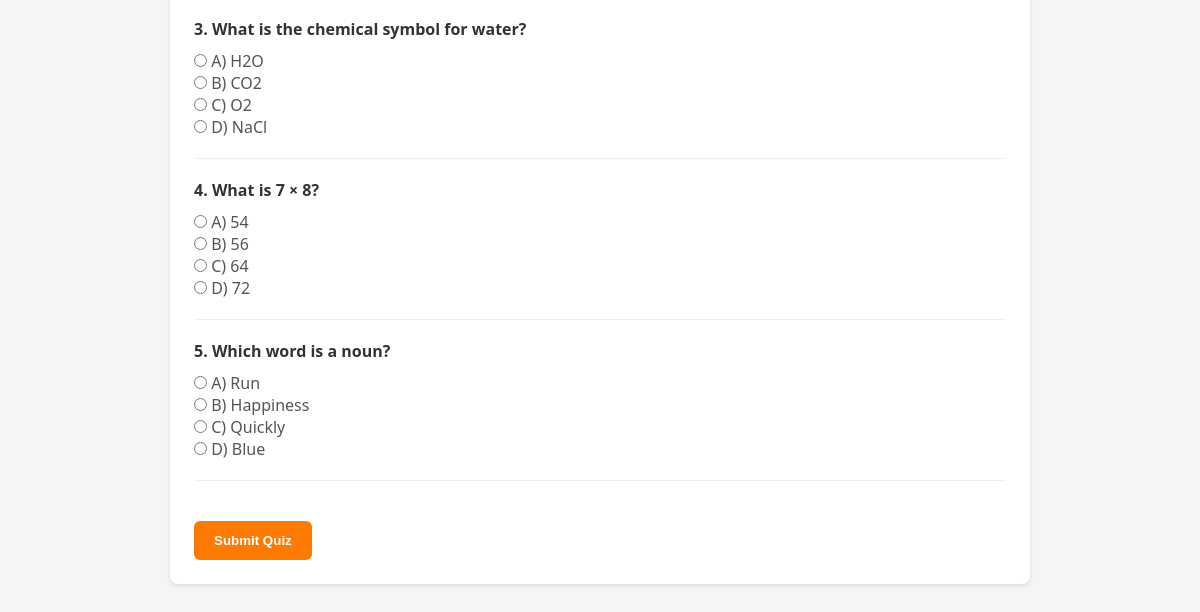
Page /student-quiz-assessment (signed in, lower part) on the earlier database version.
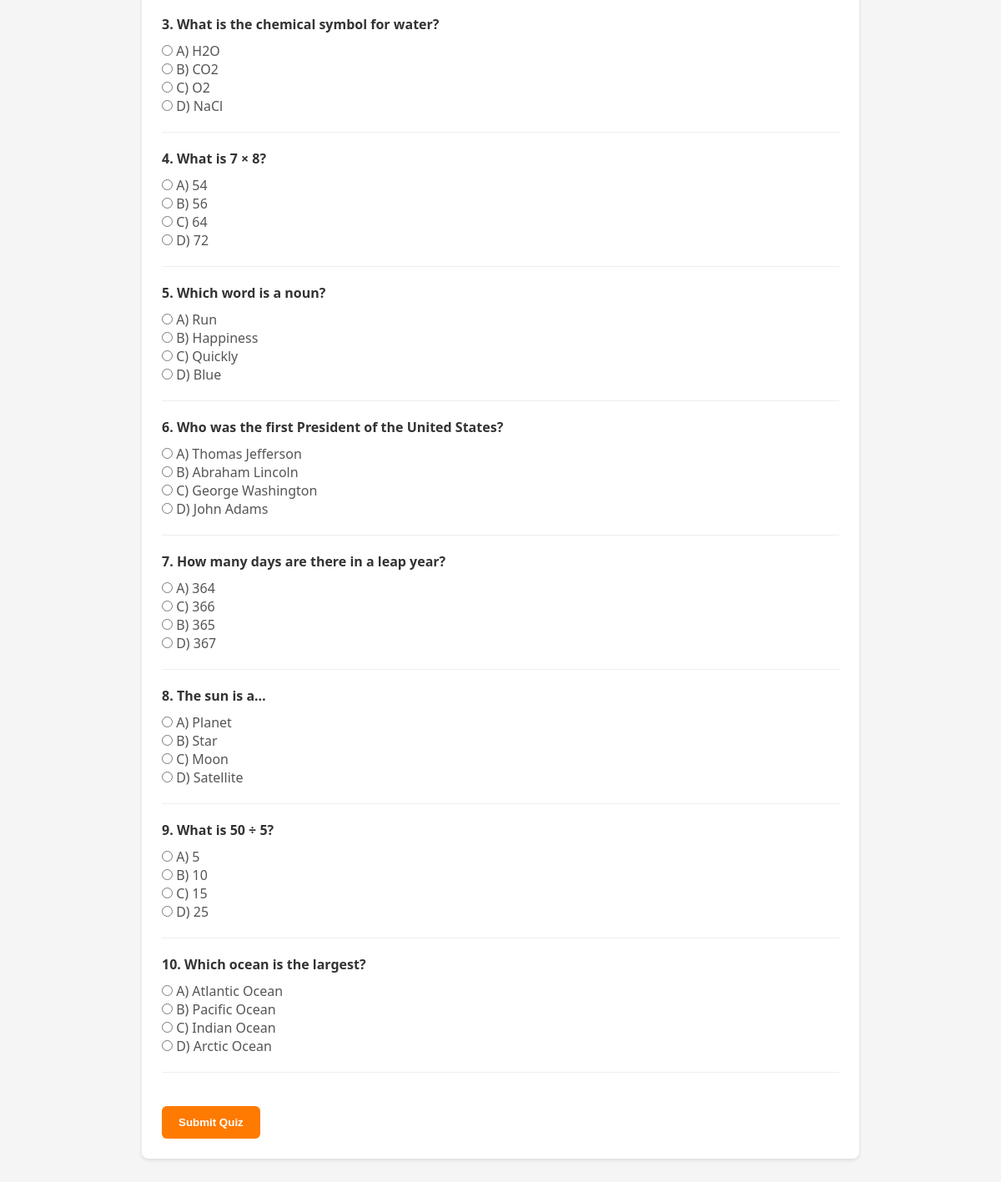
Same page on the later database version.
### controller/model.py (models this page shows)
class QuizQuestion(db.Model):
    __tablename__ = 'quiz_questions'
    question_id = db.Column(db.Integer, primary_key=True, autoincrement=True)
    teacher_id = db.Column(db.Integer, db.ForeignKey('users.user_id'), nullable=True)
    question_text = db.Column(db.String(1000), nullable=False)
    option_a = db.Column(db.String(255), nullable=False)
    option_b = db.Column(db.String(255), nullable=False)
    option_c = db.Column(db.String(255), nullable=False)
    option_d = db.Column(db.String(255), nullable=False)
    correct_answer = db.Column(db.String(255), nullable=False)
    created_at = db.Column(db.DateTime, default=datetime.utcnow)
    def to_dict(self):
        return {
            'id': f'q{self.question_id}',
            'question': self.question_text,
            'options': [self.option_a, self.option_b, self.option_c, self.option_d],
            'answer': self.correct_answer,
        }

### app.py (the view, shortened to what this page needs)
@app.route('/student-quiz-assessment', methods=['GET', 'POST'])
@login_required
def student_quiz_assessment():
    if session.get('role_id') != 3:
        flash("Unauthorized access", "danger")
        return redirect(url_for('login'))
    username = session.get('username')
    questions_db = QuizQuestion.query.all()
    if questions_db:
        questions = [q.to_dict() for q in questions_db]
    score = None
    total = len(questions)
    percentage = None
    selected_answers = {}
    return render_template(
        'student_quiz_assessment.html',
        username=username,
        questions=questions,
        score=score,
        total=total,
        percentage=percentage,
        selected_answers=selected_answers
    )

### app.py (called while the page is built)
def login_required(f):
    @wraps(f)
    def decorated_function(*args, **kwargs):
        if 'user_id' not in session:
            flash("Please login first", "warning")
            return redirect(url_for('login'))
        return f(*args, **kwargs)
    return decorated_function

### templates/student_quiz_assessment.html (shortened to what this page needs)
<!DOCTYPE html>
<html lang="en">
<head>
</head>
<body>
    <div class="container">
        <form method="POST" class="card">
            {% for q in questions %}
                <div class="question-block">
                    <div class="question-title">{{ loop.index }}. {{ q.question }}</div>
                    {% for option in q.options %}
                        <label class="option-row">
                            <input
                                type="radio"
                                name="{{ q.id }}"
                                value="{{ option }}"
                                required
                            >
                            {{ option }}
                        </label><br>
                    {% endfor %}
                </div>
            {% endfor %}
            <button type="submit" class="submit-btn">Submit Quiz</button>
        </form>
    </div>
</body>
</html>

Differences in the rows shown:
added QuizQuestion: question "Who was the first President of the United States?", option_a "☐ A) Thomas Jefferson", option_a "A) Thomas Jefferson", option_b "☐ B) Abraham Lincoln", option_b "B) Abraham Lincoln", option_c "☐ C) George Washington", option_c "C) George Washington", option_d "☐ D) John Adams", option_d "D) John Adams"
added QuizQuestion: question "How many days are there in a leap year?", option_a "☐ A) 364", option_a "A) 364", option_b "☐ C) 366", option_b "C) 366", option_c "☐ B) 365", option_c "B) 365", option_d "☐ D) 367", option_d "D) 367"
added QuizQuestion: question "The sun is a…", option_a "☐ A) Planet", option_a "A) Planet", option_b "☐ B) Star", option_b "B) Star", option_c "☐ C) Moon", option_c "C) Moon", option_d "☐ D) Satellite", option_d "D) Satellite"
added QuizQuestion: question "What is 50 ÷ 5?", option_a "☐ A) 5", option_a "A) 5", option_b "☐ B) 10", option_b "B) 10", option_c "☐ C) 15", option_c "C) 15", option_d "☐ D) 25", option_d "D) 25"
added QuizQuestion: question "Which ocean is the largest?", option_a "☐ A) Atlantic Ocean", option_a "A) Atlantic Ocean", option_b "☐ B) Pacific Ocean", option_b "B) Pacific Ocean", option_c "☐ C) Indian Ocean", option_c "C) Indian Ocean", option_d "☐ D) Arctic Ocean", option_d "D) Arctic Ocean"
